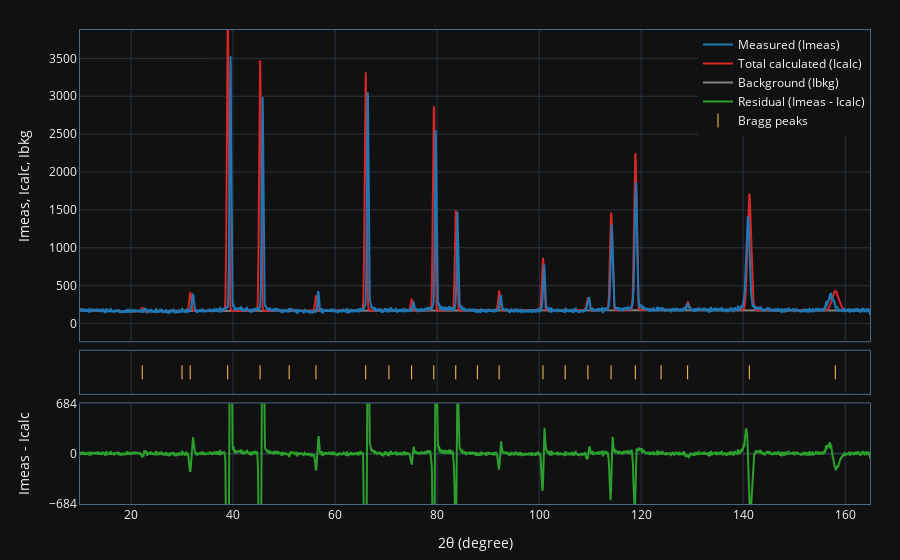

Notebook cell for this chart:
### Code cell
# Display the analysis chart after modifying parameters
job.show_analysis_chart()

### Figure 1 — Plotly figure (JSON) as saved in the notebook; plotly's stock layout.template omitted (floating-point values rounded to 4 significant figures; data arrays with more than 128 entries replaced by an {"elided": "..."} marker saying what was removed)
{"data": [{"line": {"color": "#FECB52"}, "marker": {"line": {"width": 1}, "size": 10, "symbol": "line-ns-open"}, "mode": "markers", "name": "Bragg peaks", "x": [22.2, 30.0, 31.6, 38.95, 45.3, 51.0, 56.25, 66.0, 70.55, 75.0, 79.35, 83.65, 87.9, 92.15, 100.8, 105.1, 109.5, 114.1, 118.8, 123.9, 129.1, 141.2, 158.1], "xaxis": "x2", "y": [0.0, 0.0, 0.0, 0.0, 0.0, 0.0, 0.0, 0.0, 0.0, 0.0, 0.0, 0.0, 0.0, 0.0, 0.0, 0.0, 0.0, 0.0, 0.0, 0.0, 0.0, 0.0, 0.0], "yaxis": "y2", "type": "scatter"}, {"line": {"color": "rgb(44, 160, 44)"}, "mode": "lines", "name": "Residual (Imeas - Icalc)", "x": {"elided": "3098 float values"}, "xaxis": "x", "y": {"elided": "3098 float values"}, "yaxis": "y", "type": "scatter"}, {"line": {"color": "gray"}, "mode": "lines", "name": "Background (Ibkg)", "x": {"elided": "3098 float values"}, "xaxis": "x3", "y": {"elided": "3098 float values"}, "yaxis": "y3", "type": "scatter"}, {"line": {"color": "rgb(214, 39, 40)"}, "mode": "lines", "name": "Total calculated (Icalc)", "x": {"elided": "3098 float values"}, "xaxis": "x3", "y": {"elided": "3098 float values"}, "yaxis": "y3", "type": "scatter"}, {"line": {"color": "rgb(31, 119, 180)"}, "mode": "lines", "name": "Measured (Imeas)", "x": {"elided": "3098 float values"}, "xaxis": "x3", "y": {"elided": "3098 float values"}, "yaxis": "y3", "type": "scatter"}, {"fill": "tonexty", "fillcolor": "rgba(31, 119, 180, 0.3)", "hoverinfo": "skip", "line": {"width": 0}, "mode": "lines", "showlegend": false, "x": {"elided": "3098 float values"}, "xaxis": "x3", "y": {"elided": "3098 float values"}, "yaxis": "y3", "type": "scatter"}, {"hoverinfo": "skip", "line": {"width": 0}, "mode": "lines", "showlegend": false, "x": {"elided": "3098 float values"}, "xaxis": "x3", "y": {"elided": "3098 float values"}, "yaxis": "y3", "type": "scatter"}], "layout": {"legend": {"x": 1.0, "xanchor": "right", "y": 1.0, "yanchor": "top"}, "margin": {"autoexpand": true, "b": 45, "r": 30, "t": 30}, "xaxis": {"anchor": "y", "mirror": true, "range": [10.0, 164.8], "showline": true, "title": {"text": "2θ (degree)"}, "zeroline": false}, "yaxis": {"domain": [0, 0.2122], "mirror": true, "range": [-684.6, 684.6], "showgrid": false, "showline": true, "tickvals": [-684, 0, 684], "title": {"text": "Imeas - Icalc"}}, "xaxis2": {"anchor": "y2", "mirror": true, "range": [10.0, 164.8], "showline": true, "showticklabels": false, "zeroline": false}, "xaxis3": {"anchor": "y3", "mirror": true, "range": [10.0, 164.8], "showline": true, "showticklabels": false, "zeroline": false}, "yaxis2": {"domain": [0.2322, 0.3233], "mirror": true, "showgrid": false, "showline": true, "showticklabels": false, "zeroline": false}, "yaxis3": {"domain": [0.3433, 1], "mirror": true, "range": [-233.3, 3874.0], "showline": true, "title": {"text": "Imeas, Icalc, Ibkg"}, "zeroline": false}}}
